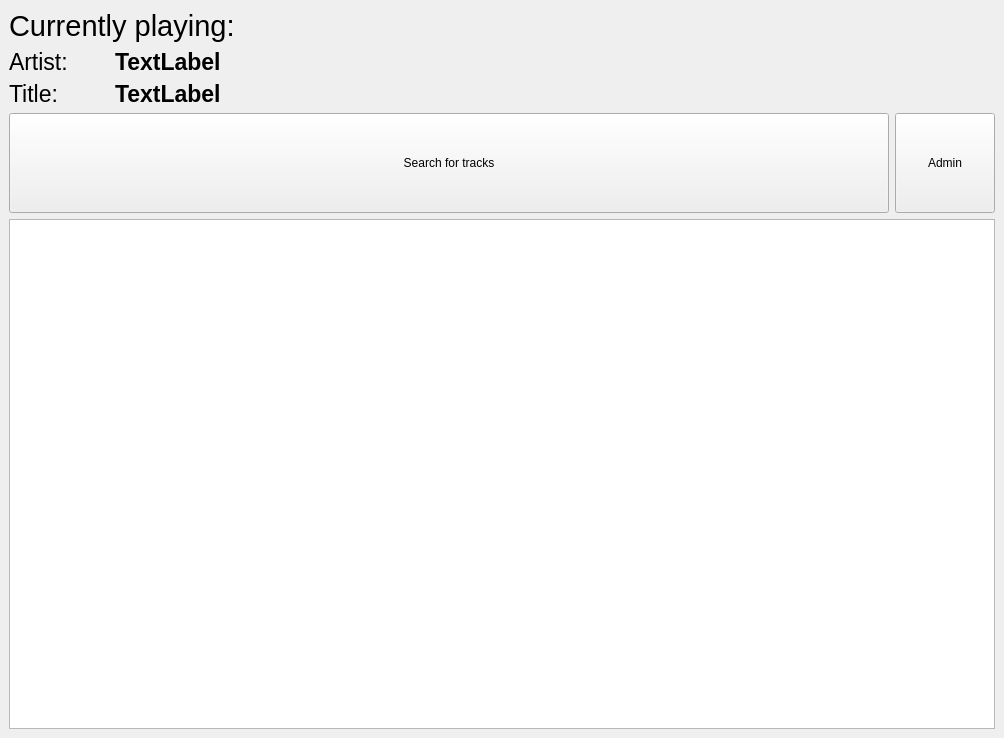
<?xml version="1.0" encoding="UTF-8"?>
<ui version="4.0">
 <author>Thomas</author>
 <class>Main</class>
 <widget class="QMainWindow" name="Main">
  <property name="geometry">
   <rect>
    <x>0</x>
    <y>0</y>
    <width>1004</width>
    <height>738</height>
   </rect>
  </property>
  <property name="windowTitle">
   <string>MainWindow</string>
  </property>
  <widget class="QWidget" name="centralwidget">
   <layout class="QGridLayout" name="gridLayout_2">
    <item row="0" column="0">
     <layout class="QVBoxLayout" name="verticalLayout">
      <item>
       <widget class="QLabel" name="label">
        <property name="font">
         <font>
          <pointsize>22</pointsize>
         </font>
        </property>
        <property name="text">
         <string>Currently playing:</string>
        </property>
       </widget>
      </item>
      <item>
       <layout class="QHBoxLayout" name="horizontalLayout">
        <item>
         <widget class="QLabel" name="label_2">
          <property name="sizePolicy">
           <sizepolicy hsizetype="Preferred" vsizetype="Fixed">
            <horstretch>0</horstretch>
            <verstretch>0</verstretch>
           </sizepolicy>
          </property>
          <property name="minimumSize">
           <size>
            <width>100</width>
            <height>0</height>
           </size>
          </property>
          <property name="font">
           <font>
            <pointsize>17</pointsize>
           </font>
          </property>
          <property name="text">
           <string>Artist:</string>
          </property>
         </widget>
        </item>
        <item>
         <widget class="QLabel" name="curArtist">
          <property name="font">
           <font>
            <pointsize>17</pointsize>
            <weight>75</weight>
            <bold>true</bold>
           </font>
          </property>
          <property name="text">
           <string>TextLabel</string>
          </property>
         </widget>
        </item>
        <item>
         <spacer name="horizontalSpacer_2">
          <property name="orientation">
           <enum>Qt::Horizontal</enum>
          </property>
          <property name="sizeHint" stdset="0">
           <size>
            <width>40</width>
            <height>20</height>
           </size>
          </property>
         </spacer>
        </item>
       </layout>
      </item>
      <item>
       <layout class="QHBoxLayout" name="horizontalLayout_2">
        <item>
         <widget class="QLabel" name="label_5">
          <property name="sizePolicy">
           <sizepolicy hsizetype="Preferred" vsizetype="Fixed">
            <horstretch>0</horstretch>
            <verstretch>0</verstretch>
           </sizepolicy>
          </property>
          <property name="minimumSize">
           <size>
            <width>100</width>
            <height>0</height>
           </size>
          </property>
          <property name="font">
           <font>
            <pointsize>17</pointsize>
           </font>
          </property>
          <property name="text">
           <string>Title:</string>
          </property>
         </widget>
        </item>
        <item>
         <widget class="QLabel" name="curTitle">
          <property name="font">
           <font>
            <pointsize>17</pointsize>
            <weight>75</weight>
            <bold>true</bold>
           </font>
          </property>
          <property name="text">
           <string>TextLabel</string>
          </property>
         </widget>
        </item>
        <item>
         <spacer name="horizontalSpacer">
          <property name="orientation">
           <enum>Qt::Horizontal</enum>
          </property>
          <property name="sizeHint" stdset="0">
           <size>
            <width>40</width>
            <height>20</height>
           </size>
          </property>
         </spacer>
        </item>
       </layout>
      </item>
     </layout>
    </item>
    <item row="1" column="0">
     <layout class="QHBoxLayout" name="horizontalLayout_3">
      <item>
       <widget class="QPushButton" name="searchBtn">
        <property name="minimumSize">
         <size>
          <width>0</width>
          <height>100</height>
         </size>
        </property>
        <property name="text">
         <string>Search for tracks</string>
        </property>
       </widget>
      </item>
      <item>
       <widget class="QPushButton" name="adminBtn">
        <property name="sizePolicy">
         <sizepolicy hsizetype="Fixed" vsizetype="Fixed">
          <horstretch>0</horstretch>
          <verstretch>0</verstretch>
         </sizepolicy>
        </property>
        <property name="minimumSize">
         <size>
          <width>100</width>
          <height>100</height>
         </size>
        </property>
        <property name="text">
         <string>Admin</string>
        </property>
       </widget>
      </item>
     </layout>
    </item>
    <item row="2" column="0">
     <widget class="QListWidget" name="playlist"/>
    </item>
   </layout>
  </widget>
  <action name="actionUjh">
   <property name="checkable">
    <bool>true</bool>
   </property>
   <property name="text">
    <string>ujh</string>
   </property>
  </action>
 </widget>
 <tabstops>
  <tabstop>searchBtn</tabstop>
  <tabstop>adminBtn</tabstop>
  <tabstop>playlist</tabstop>
 </tabstops>
 <resources/>
 <connections>
  <connection>
   <sender>adminBtn</sender>
   <signal>clicked()</signal>
   <receiver>Main</receiver>
   <slot>enterAdmin()</slot>
   <hints>
    <hint type="sourcelabel">
     <x>919</x>
     <y>193</y>
    </hint>
    <hint type="destinationlabel">
     <x>866</x>
     <y>83</y>
    </hint>
   </hints>
  </connection>
 </connections>
 <slots>
  <slot>enterAdmin()</slot>
 </slots>
</ui>
